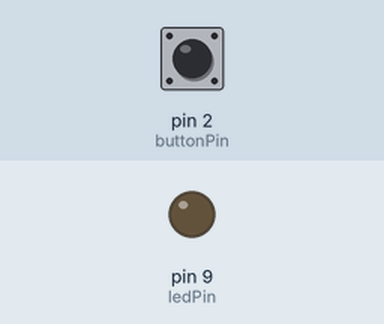
Recording of a sketch running on a simulated Arduino Uno, built with avr-gcc and run on an emulated ATmega328P. On the bench: output pins drawn as LEDs (lit = HIGH). Inputs (shaded band) come from the test bench; at power-on: pin 2 (buttonPin) LOW.

Above: at 1.2 s.
1.3 s: pin 2 (buttonPin) pulled HIGH for 0.15 s
At 1.4 s:
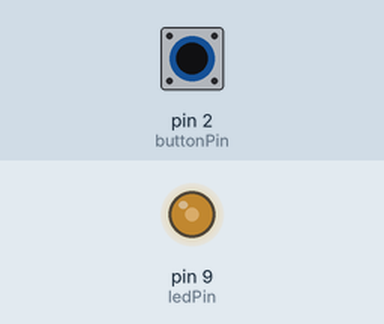
3.0 s: pin 2 (buttonPin) pulled HIGH for 1 s
At 5.1 s:
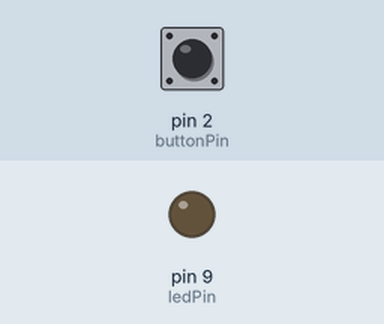
Timing chart, 0 to 6.6 s (numbered marks = the images above; inputs shaded):
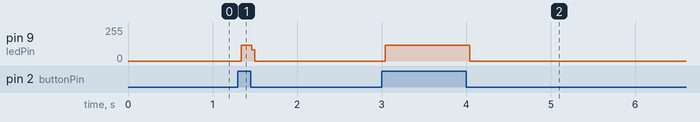

Measured:
- after the input at 1.3 s, pin 9 (ledPin): 0/255 → 118/255 at once, → 0/255 0.12 s later
- after the input at 3.0 s, pin 9 (ledPin): 0/255 → 118/255 at once, → 0/255 1.0 s later

The sketch:

hold_button_fade.ino
```cpp
// constants won't change. They're used here to set pin numbers:
const int buttonPin = 2;     // the number of the pushbutton pin
const int ledPin =  9;      // the number of the LED pin

// variables will change:
int buttonState = 0;         // variable for reading the pushbutton status

int brightness = 0;    // how bright the LED is
int fadeAmount = 5;    // how many points to fade the LED by


void setup() {
  // initialize the LED pin as an output:
  pinMode(ledPin, OUTPUT);
  // initialize the pushbutton pin as an input:
  pinMode(buttonPin, INPUT);

}

void loop() {
  // read the state of the pushbutton value:
  buttonState = digitalRead(buttonPin);

  // check if the pushbutton is pressed. If it is, the buttonState is HIGH:
  if (buttonState == HIGH) {
    // turn LED on and change the brightness for each time through the loop:
     brightness = brightness + fadeAmount;
  analogWrite(ledPin, brightness);

  // reverse the direction of the fading at the ends of the fade:
  if (brightness <= 0 || brightness >= 255) {
    fadeAmount = -fadeAmount;
  }} else {
    // turn LED off:
    digitalWrite(ledPin, LOW);
  }
}
```
